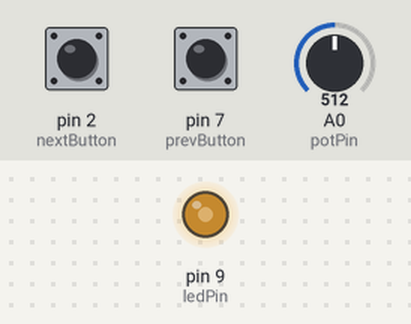
A sketch run on a simulated Arduino Uno, built with avr-gcc and run on an emulated ATmega328P. On the bench: output pins drawn as LEDs (lit = HIGH). The test bench sets the inputs (shaded band); at power-on: A0 (potPin) = 512, pin 2 (nextButton) HIGH, pin 7 (prevButton) HIGH. What the sketch prints to the serial monitor is not drawn.

Above: at 2.2 s.
2.3 s: A0 (potPin) set to 716
At 3.2 s:
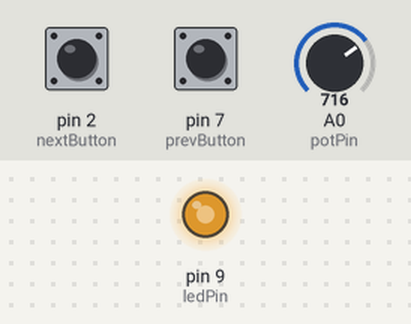
3.8 s: A0 (potPin) set to 900
At 4.1 s:
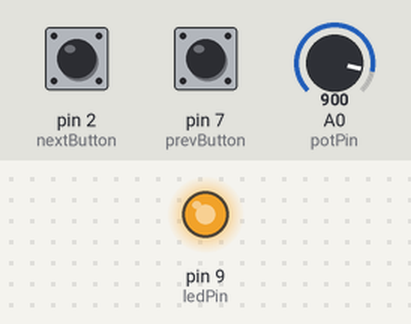
5.3 s: A0 (potPin) set to 122
At 5.7 s:
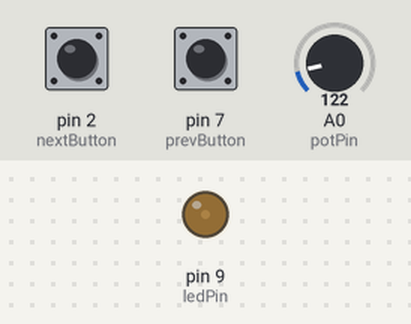
10.9 s: A0 (potPin) set to 511
At 12.0 s:
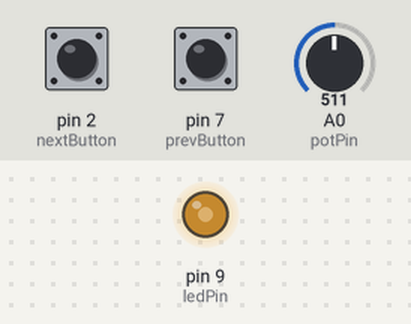
Timing chart, 0 to 13.4 s (numbered marks = the images above; inputs shaded):
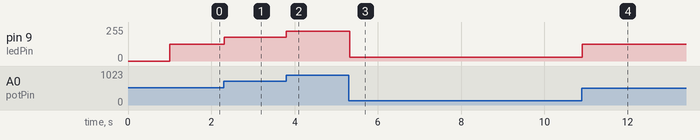

Measured:
- after the input at 2.3 s, pin 9 (ledPin): 127/255 → 178/255 at once
- after the input at 3.8 s, pin 9 (ledPin): 178/255 → 224/255 at once
- after the input at 5.3 s, pin 9 (ledPin): 224/255 → 30/255 at once
- after the input at 10.9 s, pin 9 (ledPin): 30/255 → 127/255 at once

The sketch:

planeterycyberdeck.ino
```cpp
const int nextButton = 2;
const int prevButton = 7;

const int potPin = A0;
const int ledPin = 9;

int currentPlanet = 0;

bool lastNextState = HIGH;
bool lastPrevState = HIGH;

const char* planets[] = {
  "Mercury",
  "Venus",
  "Earth",
  "Mars",
  "Jupiter",
  "Saturn",
  "Uranus",
  "Neptune"
};

void sendData() {
  Serial.println(planets[currentPlanet]);
}

void setup() {

  pinMode(nextButton, INPUT_PULLUP);
  pinMode(prevButton, INPUT_PULLUP);

  pinMode(ledPin, OUTPUT);

  Serial.begin(9600);

  delay(1000);

  sendData();
}

void loop() {

  bool nextState = digitalRead(nextButton);
  bool prevState = digitalRead(prevButton);

  // NEXT PLANET
  if (nextState == LOW && lastNextState == HIGH) {

    currentPlanet++;

    if (currentPlanet >= 8)
      currentPlanet = 0;

    sendData();

    delay(200);
  }

  // PREVIOUS PLANET
  if (prevState == LOW && lastPrevState == HIGH) {

    currentPlanet--;

    if (currentPlanet < 0)
      currentPlanet = 7;

    sendData();

    delay(200);
  }

  lastNextState = nextState;
  lastPrevState = prevState;

  // BRIGHTNESS CONTROL

  int potValue = analogRead(potPin);

  int brightness = map(
    potValue,
    0,
    1023,
    0,
    255
  );

  analogWrite(ledPin, brightness);

  delay(20);
}
```
